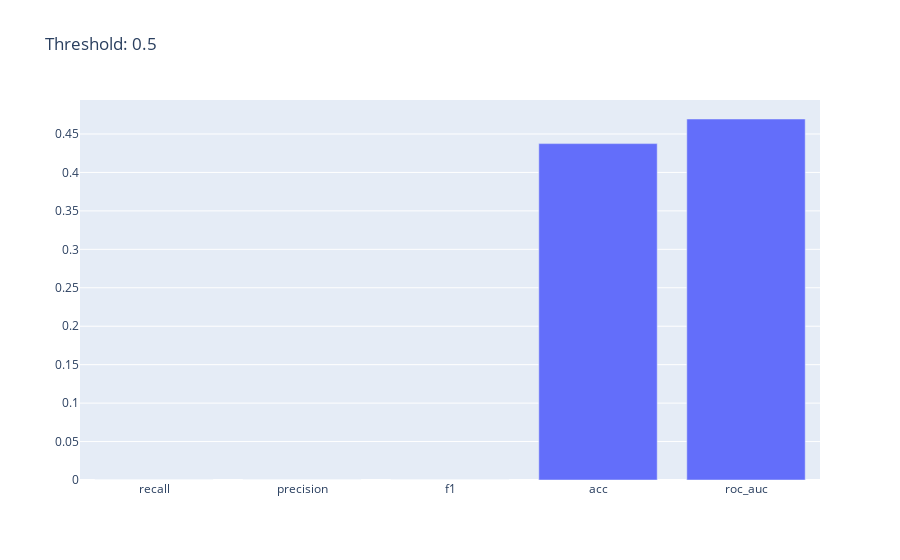
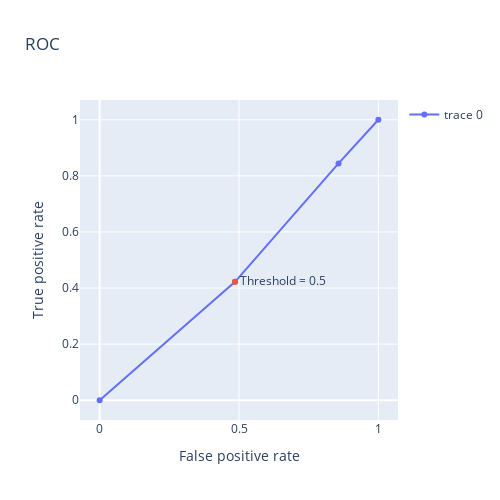

Notebook code for these charts, in order:
### Code cell
plot_metrics(detector_loaded, Stage.TEST).show()
draw_roc(detector_loaded, Stage.TEST).show()
plot_confusion_matrix(detector_loaded, Stage.TEST)

### Figure 1 — Plotly figure (JSON) as saved in the notebook; plotly's stock layout.template omitted (floating-point values rounded to 4 significant figures)
{"data": [{"type": "bar", "x": ["recall", "precision", "f1", "acc", "roc_auc"], "y": [0, 0, 0, 0.4375, 0.4695]}], "layout": {"autosize": true, "title": {"text": "Threshold: 0.5"}, "xaxis": {"autorange": true, "range": [-0.5, 4.5], "type": "category"}, "yaxis": {"autorange": true, "range": [0, 0.4942], "type": "linear"}}}

### Figure 2 — Plotly figure (JSON) as saved in the notebook; plotly's stock layout.template omitted (floating-point values rounded to 4 significant figures)
{"data": [{"type": "scatter", "x": [0, 0.4857, 0.8571, 1], "y": [0, 0.4222, 0.8444, 1]}, {"mode": "markers+text", "showlegend": false, "text": "Threshold = 0.5", "textposition": "middle right", "type": "scatter", "x": [0.4857], "y": [0.4222]}], "layout": {"height": 500, "title": {"text": "ROC"}, "width": 500, "xaxis": {"autorange": true, "range": [-0.07055, 1.071], "title": {"text": "False positive rate"}, "type": "linear"}, "yaxis": {"autorange": true, "range": [-0.07041, 1.07], "title": {"text": "True positive rate"}, "type": "linear"}}}
